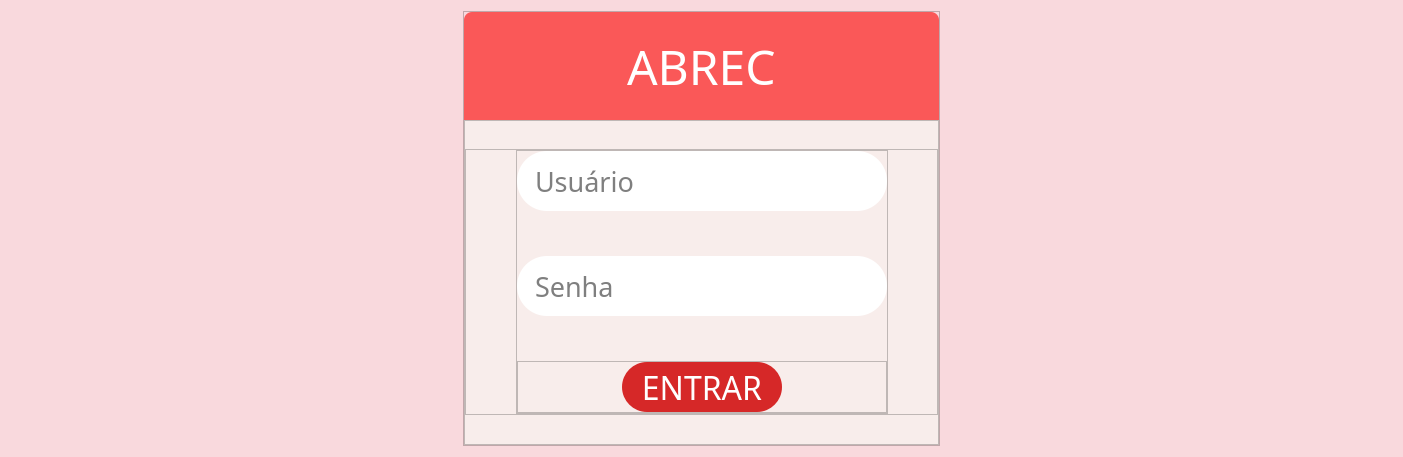
      <widget class="QWidget" name="login">
       <property name="styleSheet">
        <string notr="true">QWidget { background-color: #F9D9DD
}</string>
       </property>
       <layout class="QHBoxLayout" name="horizontalLayout_32">
        <item>
         <spacer name="horizontalSpacer">
          <property name="orientation">
           <enum>Qt::Horizontal</enum>
          </property>
          <property name="sizeHint" stdset="0">
           <size>
            <width>452</width>
            <height>20</height>
           </size>
          </property>
         </spacer>
        </item>
        <item>
         <widget class="QFrame" name="frame">
          <property name="minimumSize">
           <size>
            <width>450</width>
            <height>0</height>
           </size>
          </property>
          <property name="maximumSize">
           <size>
            <width>16777215</width>
            <height>498</height>
           </size>
          </property>
          <property name="frameShape">
           <enum>QFrame::StyledPanel</enum>
          </property>
          <property name="frameShadow">
           <enum>QFrame::Raised</enum>
          </property>
          <layout class="QVBoxLayout" name="verticalLayout_21" stretch="1,3">
           <property name="spacing">
            <number>0</number>
           </property>
           <property name="leftMargin">
            <number>0</number>
           </property>
           <property name="topMargin">
            <number>0</number>
           </property>
           <property name="rightMargin">
            <number>0</number>
           </property>
           <property name="bottomMargin">
            <number>0</number>
           </property>
           <item>
            <widget class="QFrame" name="frame_35">
             <property name="styleSheet">
              <string notr="true">QFrame#frame_35 {background-color: #FA5858; border-top-left-radius: 8px; border-top-right-radius: 8px}</string>
             </property>
             <property name="frameShape">
              <enum>QFrame::StyledPanel</enum>
             </property>
             <property name="frameShadow">
              <enum>QFrame::Raised</enum>
             </property>
             <layout class="QHBoxLayout" name="horizontalLayout_27">
              <property name="spacing">
               <number>0</number>
              </property>
              <property name="leftMargin">
               <number>0</number>
              </property>
              <property name="topMargin">
               <number>0</number>
              </property>
              <property name="rightMargin">
               <number>0</number>
              </property>
              <property name="bottomMargin">
               <number>0</number>
              </property>
              <item>
               <spacer name="horizontalSpacer_33">
                <property name="orientation">
                 <enum>Qt::Horizontal</enum>
                </property>
                <property name="sizeHint" stdset="0">
                 <size>
                  <width>163</width>
                  <height>20</height>
                 </size>
                </property>
               </spacer>
              </item>
              <item>
               <widget class="QLabel" name="label_5">
                <property name="font">
                 <font>
                  <family>Abel</family>
                  <pointsize>36</pointsize>
                 </font>
                </property>
                <property name="styleSheet">
                 <string notr="true">color: #fff; background-color: #FA5858</string>
                </property>
                <property name="text">
                 <string>ABREC</string>
                </property>
               </widget>
              </item>
              <item>
               <spacer name="horizontalSpacer_34">
                <property name="orientation">
                 <enum>Qt::Horizontal</enum>
                </property>
                <property name="sizeHint" stdset="0">
                 <size>
                  <width>163</width>
                  <height>20</height>
                 </size>
                </property>
               </spacer>
              </item>
             </layout>
            </widget>
           </item>
           <item>
            <widget class="QFrame" name="frame_36">
             <property name="styleSheet">
              <string notr="true">QFrame {background-color: #F8EDEB}</string>
             </property>
             <property name="frameShape">
              <enum>QFrame::StyledPanel</enum>
             </property>
             <property name="frameShadow">
              <enum>QFrame::Raised</enum>
             </property>
             <layout class="QVBoxLayout" name="verticalLayout_25">
              <property name="spacing">
               <number>0</number>
              </property>
              <property name="leftMargin">
               <number>0</number>
              </property>
              <property name="topMargin">
               <number>0</number>
              </property>
              <property name="rightMargin">
               <number>0</number>
              </property>
              <property name="bottomMargin">
               <number>0</number>
              </property>
              <item>
               <spacer name="verticalSpacer_9">
                <property name="orientation">
                 <enum>Qt::Vertical</enum>
                </property>
                <property name="sizeHint" stdset="0">
                 <size>
                  <width>20</width>
                  <height>49</height>
                 </size>
                </property>
               </spacer>
              </item>
              <item>
               <widget class="QFrame" name="frame_37">
                <property name="styleSheet">
                 <string notr="true"/>
                </property>
                <property name="frameShape">
                 <enum>QFrame::StyledPanel</enum>
                </property>
                <property name="frameShadow">
                 <enum>QFrame::Raised</enum>
                </property>
                <layout class="QHBoxLayout" name="horizontalLayout_28">
                 <property name="spacing">
                  <number>0</number>
                 </property>
                 <property name="leftMargin">
                  <number>0</number>
                 </property>
                 <property name="topMargin">
                  <number>0</number>
                 </property>
                 <property name="rightMargin">
                  <number>0</number>
                 </property>
                 <property name="bottomMargin">
                  <number>0</number>
                 </property>
                 <item>
                  <spacer name="horizontalSpacer_35">
                   <property name="orientation">
                    <enum>Qt::Horizontal</enum>
                   </property>
                   <property name="sizeHint" stdset="0">
                    <size>
                     <width>36</width>
                     <height>20</height>
                    </size>
                   </property>
                  </spacer>
                 </item>
                 <item>
                  <widget class="QFrame" name="frame_38">
                   <property name="minimumSize">
                    <size>
                     <width>0</width>
                     <height>0</height>
                    </size>
                   </property>
                   <property name="frameShape">
                    <enum>QFrame::StyledPanel</enum>
                   </property>
                   <property name="frameShadow">
                    <enum>QFrame::Raised</enum>
                   </property>
                   <layout class="QVBoxLayout" name="verticalLayout_26">
                    <property name="spacing">
                     <number>45</number>
                    </property>
                    <property name="leftMargin">
                     <number>0</number>
                    </property>
                    <property name="topMargin">
                     <number>0</number>
                    </property>
                    <property name="rightMargin">
                     <number>0</number>
                    </property>
                    <property name="bottomMargin">
                     <number>0</number>
                    </property>
                    <item>
                     <widget class="QFrame" name="frame_39">
                      <property name="minimumSize">
                       <size>
                        <width>370</width>
                        <height>60</height>
                       </size>
                      </property>
                      <property name="styleSheet">
                       <string notr="true">QFrame#frame_39{background-color: #fff; border-radius: 30px; padding-left: 16px; padding-right: 16px}
QFrame#frame_39:hover{border: 1px solid #D62828}
QFrame#frame_39:focus{outline:0; border: 2px solid #D62828}</string>
                      </property>
                      <property name="frameShape">
                       <enum>QFrame::StyledPanel</enum>
                      </property>
                      <property name="frameShadow">
                       <enum>QFrame::Raised</enum>
                      </property>
                      <layout class="QHBoxLayout" name="horizontalLayout_29" stretch="8,1">
                       <property name="spacing">
                        <number>16</number>
                       </property>
                       <property name="leftMargin">
                        <number>0</number>
                       </property>
                       <property name="topMargin">
                        <number>0</number>
                       </property>
                       <property name="rightMargin">
                        <number>0</number>
                       </property>
                       <property name="bottomMargin">
                        <number>0</number>
                       </property>
                       <item>
                        <widget class="QLineEdit" name="lineEdit_2">
                         <property name="minimumSize">
                          <size>
                           <width>0</width>
                           <height>0</height>
                          </size>
                         </property>
                         <property name="maximumSize">
                          <size>
                           <width>16777215</width>
                           <height>54</height>
                          </size>
                         </property>
                         <property name="font">
                          <font>
                           <family>Abel</family>
                           <pointsize>20</pointsize>
                          </font>
                         </property>
                         <property name="styleSheet">
                          <string notr="true">QLineEdit{border-radius: 27px; background-color: #fff}</string>
                         </property>
                         <property name="text">
                          <string/>
                         </property>
                         <property name="placeholderText">
                          <string>Usuário</string>
                         </property>
                        </widget>
                       </item>
                       <item>
                        <widget class="QLabel" name="label_2">
                         <property name="maximumSize">
                          <size>
                           <width>25</width>
                           <height>25</height>
                          </size>
                         </property>
                         <property name="styleSheet">
                          <string notr="true">QLabel{border-radius: 16px; background-color: #fff}</string>
                         </property>
                         <property name="text">
                          <string/>
                         </property>
                         <property name="pixmap">
                          <pixmap>../telas abrec/Fabrica-SW-96/icons/pessoas.png</pixmap>
                         </property>
                         <property name="scaledContents">
                          <bool>true</bool>
                         </property>
                        </widget>
                       </item>
                      </layout>
                     </widget>
                    </item>
                    <item>
                     <widget class="QFrame" name="frame_40">
                      <property name="minimumSize">
                       <size>
                        <width>370</width>
                        <height>60</height>
                       </size>
                      </property>
                      <property name="styleSheet">
                       <string notr="true">QFrame#frame_40{background-color: #fff; border-radius: 30px; padding-left: 16px; padding-right: 16px}
QFrame#frame_40:hover{border: 1px solid #D62828}
QFrame#frame_40:focus{outline:0; border: 2px solid #D62828}</string>
                      </property>
                      <property name="frameShape">
                       <enum>QFrame::StyledPanel</enum>
                      </property>
                      <property name="frameShadow">
                       <enum>QFrame::Raised</enum>
                      </property>
                      <layout class="QHBoxLayout" name="horizontalLayout_30" stretch="8,1">
                       <property name="spacing">
                        <number>16</number>
                       </property>
                       <property name="leftMargin">
                        <number>0</number>
                       </property>
                       <property name="topMargin">
                        <number>0</number>
                       </property>
                       <property name="rightMargin">
                        <number>0</number>
                       </property>
                       <property name="bottomMargin">
                        <number>0</number>
                       </property>
                       <item>
                        <widget class="QLineEdit" name="lineEdit_5">
                         <property name="minimumSize">
                          <size>
                           <width>0</width>
                           <height>0</height>
                          </size>
                         </property>
                         <property name="maximumSize">
                          <size>
                           <width>16777215</width>
                           <height>54</height>
                          </size>
                         </property>
                         <property name="font">
                          <font>
                           <family>Abel</family>
                           <pointsize>20</pointsize>
                          </font>
                         </property>
                         <property name="styleSheet">
                          <string notr="true">QLineEdit{border-radius: 27px; background-color: #fff}</string>
                         </property>
                         <property name="text">
                          <string/>
                         </property>
                         <property name="placeholderText">
                          <string>Senha</string>
                         </property>
                        </widget>
                       </item>
                       <item>
                        <widget class="QLabel" name="label_6">
                         <property name="maximumSize">
                          <size>
                           <width>25</width>
                           <height>25</height>
                          </size>
                         </property>
                         <property name="styleSheet">
                          <string notr="true">QLabel{border-radius: 16px; background-color: #fff}</string>
                         </property>
                         <property name="text">
                          <string/>
                         </property>
                         <property name="pixmap">
                          <pixmap>../telas abrec/Fabrica-SW-96/icons/cadeado.png</pixmap>
                         </property>
                         <property name="scaledContents">
                          <bool>true</bool>
                         </property>
                        </widget>
                       </item>
                      </layout>
                     </widget>
                    </item>
                    <item>
                     <widget class="QFrame" name="frame_41">
                      <property name="frameShape">
                       <enum>QFrame::StyledPanel</enum>
                      </property>
                      <property name="frameShadow">
                       <enum>QFrame::Raised</enum>
                      </property>
                      <layout class="QHBoxLayout" name="horizontalLayout_31">
                       <property name="spacing">
                        <number>0</number>
                       </property>
                       <property name="leftMargin">
                        <number>0</number>
                       </property>
                       <property name="topMargin">
                        <number>0</number>
                       </property>
                       <property name="rightMargin">
                        <number>0</number>
                       </property>
                       <property name="bottomMargin">
                        <number>0</number>
                       </property>
                       <item>
                        <spacer name="horizontalSpacer_36">
                         <property name="orientation">
                          <enum>Qt::Horizontal</enum>
                         </property>
                         <property name="sizeHint" stdset="0">
                          <size>
                           <width>101</width>
                           <height>20</height>
                          </size>
                         </property>
                        </spacer>
                       </item>
                       <item>
                        <widget class="QPushButton" name="pushButton_2">
                         <property name="minimumSize">
                          <size>
                           <width>160</width>
                           <height>50</height>
                          </size>
                         </property>
                         <property name="maximumSize">
                          <size>
                           <width>160</width>
                           <height>16777215</height>
                          </size>
                         </property>
                         <property name="font">
                          <font>
                           <family>Abel</family>
                           <pointsize>24</pointsize>
                          </font>
                         </property>
                         <property name="cursor">
                          <cursorShape>PointingHandCursor</cursorShape>
                         </property>
                         <property name="styleSheet">
                          <string notr="true">QPushButton{color: #fff; background-color: #D62828; border-radius: 25px}
QPushButton:hover{background-color: hsl(0, 69%, 45%)}
QPushButton:focus{outline: 0}</string>
                         </property>
                         <property name="text">
                          <string>ENTRAR</string>
                         </property>
                        </widget>
                       </item>
                       <item>
                        <spacer name="horizontalSpacer_37">
                         <property name="orientation">
                          <enum>Qt::Horizontal</enum>
                         </property>
                         <property name="sizeHint" stdset="0">
                          <size>
                           <width>101</width>
                           <height>20</height>
                          </size>
                         </property>
                        </spacer>
                       </item>
                      </layout>
                     </widget>
                    </item>
                   </layout>
                  </widget>
                 </item>
                 <item>
                  <spacer name="horizontalSpacer_38">
                   <property name="orientation">
                    <enum>Qt::Horizontal</enum>
                   </property>
                   <property name="sizeHint" stdset="0">
                    <size>
                     <width>36</width>
                     <height>20</height>
                    </size>
                   </property>
                  </spacer>
                 </item>
                </layout>
               </widget>
              </item>
              <item>
               <spacer name="verticalSpacer_10">
                <property name="orientation">
                 <enum>Qt::Vertical</enum>
                </property>
                <property name="sizeHint" stdset="0">
                 <size>
                  <width>20</width>
                  <height>49</height>
                 </size>
                </property>
               </spacer>
              </item>
             </layout>
            </widget>
           </item>
          </layout>
         </widget>
        </item>
        <item>
         <spacer name="horizontalSpacer_2">
          <property name="orientation">
           <enum>Qt::Horizontal</enum>
          </property>
          <property name="sizeHint" stdset="0">
           <size>
            <width>452</width>
            <height>20</height>
           </size>
          </property>
         </spacer>
        </item>
       </layout>
      </widget>
